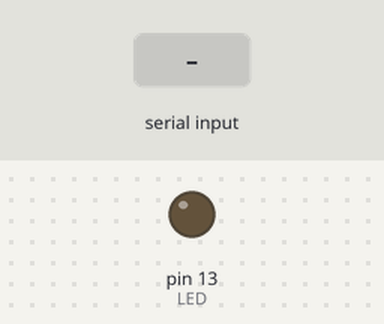
Bench run of a sketch on a simulated Arduino Uno, built with avr-gcc and run on an emulated ATmega328P. Shown: output pins drawn as LEDs (lit = HIGH). The inputs (shaded band) are chosen by the test bench.

Above: at 1.2 s.
1.3 s: "B" received over Serial
At 2.5 s:
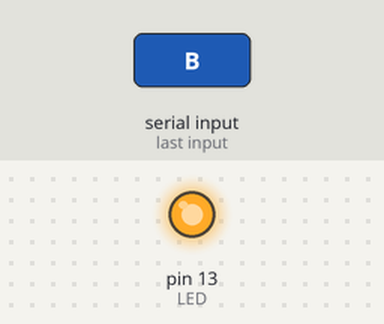
2.8 s: "A" received over Serial
At 3.8 s:
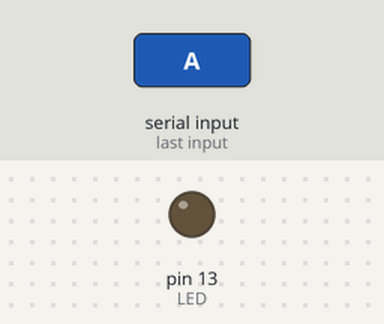
Timing chart, 0 to 5.8 s (numbered marks = the images above; inputs shaded):
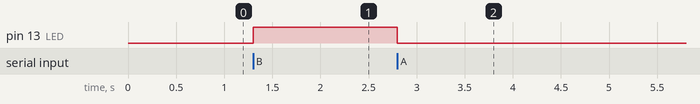

The sketch:

controlaLEDPINO13.ino
```cpp
const int LED = 13;

void setup() {
  Serial.begin(9600);
  pinMode(LED,OUTPUT);
}

void loop() {
   if (Serial.available()) //se byte pronto para leitura
   {

    switch(Serial.read())      //verifica qual caracter recebido
    {
      case 'A':                  //caso 'A'

        digitalWrite(LED,LOW); //inverte estado do LED

      break;

      case 'B':                  //caso 'B'

        digitalWrite(LED,HIGH); //inverte estado do LED

      break;
    }
  }
}
```

Measured:
- after the input at 1.3 s, pin 13 (LED): LOW → HIGH at once
- after the input at 2.8 s, pin 13 (LED): HIGH → LOW at once
